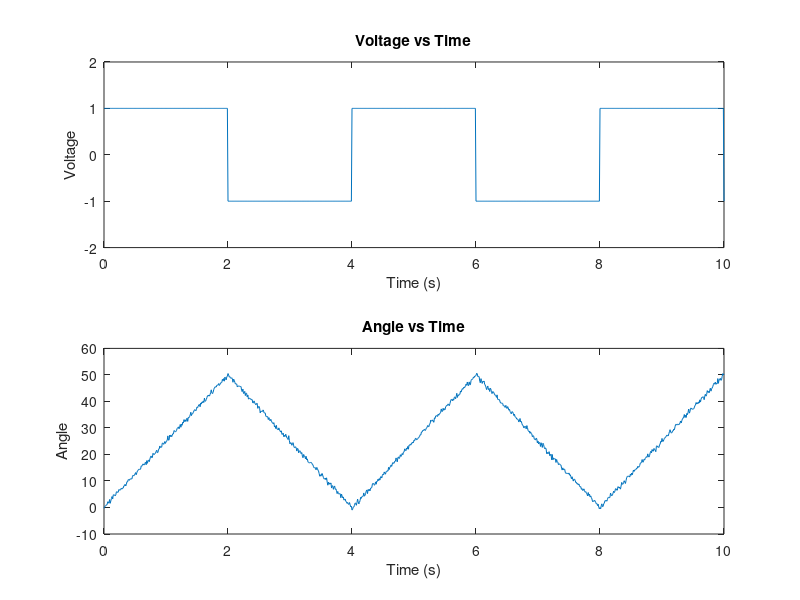

This figure's MATLAB source: (Note: this script raises an error after producing the figure.)
% Define the sampling time and duration
load("data.mat");

%% DC motor transfer function system identification
voltage = data(:,2);
t = data(:,1);
angle = data(:,3);

% Plot voltage and angle
figure;
subplot(2,1,1);
plot(t, voltage);
xlabel('Time (s)');
ylabel('Voltage');
ylim([-2, 2]);
title('Voltage vs Time');

subplot(2,1,2);
plot(t, angle);
xlabel('Time (s)');
ylabel('Angle');
ylim([-10, 60]);
title('Angle vs Time');

sys = tfest(voltage, angle, 1, 0, 0.01); 
compare(voltage, angle, sys);

%% plant transfer function
s = tf('s');

% Given parameters
m = 0.15;
R = 0.01;
g = -9.8;
J = 9.99e-6;

% Define the symbolic expression
tf_plant = -(m*g /(J/R^2 + m))*1/(s^2);

%% Ball and beam modelling
m = 0.15;
R = 0.01;
g = -9.8;
J = 9.99e-6;

H = -m*g/(J/(R^2)+m);

A = [0 1 0 0
     0 0 H 0
     0 0 0 1
     0 0 0 0];
B = [0;0;0;1];
C = [1 0 0 0];
D = [0];

ss_plant = ss(A,B,C,D);

%% combine tf_plant with tf_motor
tf_motor = tf(sys);
tf_G = tf_motor * tf_plant;

%% state space
% Convert to state-space representation
[A, B, C, D] = tf2ss(tf_G.Numerator{1}, tf_G.Denominator{1});

%% open loop response
t = 0:0.01:5;
u = 0.25*ones(size(t));
sys_cl = ss(A,B,C,D);
[y,t,x] = lsim(sys_cl,u,t);
plot(t,y)

%% pole placement
p1 = -2+2i;
p2 = -2-2i;
p3 = -20;

K = place(A, B, [p1,p2,p3])

t = 0:0.01:5;
u = 0.25*ones(size(t));
sys_cl = ss(A-B*K,B,C,D);
[y,t,x] = lsim(sys_cl,u,t);
plot(t,y)

%% designing the controller

% Convert to transfer function
[num, den] = ss2tf(A-B*K,B,C,D);

% Display the transfer function
tf_sys = tf(num, den);

C = pidtune(tf_sys, 'pidf', 6);
Cd = c2d(C, 0.01);

